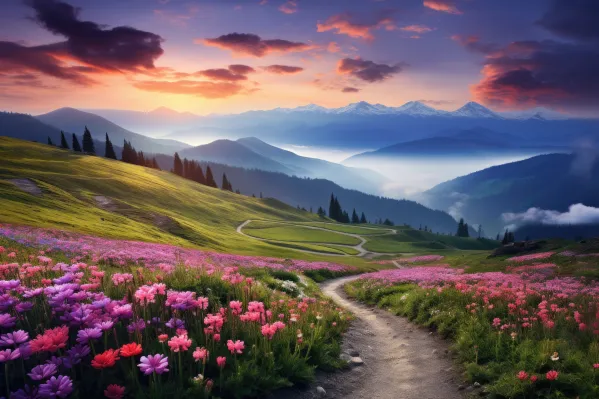
#> input picture K Means image compression/beautiful-nature-mountain-scenery-with-flowers-free-photo.webp, 599 x 399 px
$ python 'K means compression.py'
#> lines starting #> are read from the running program, lines starting #| are printed output that depends on the picture; long printed decimals are rounded
# An Application of K means clustering - Image compression
import numpy as np
import matplotlib.pyplot as plt
import warnings
from mpl_toolkits import mplot3d
from tqdm import tqdm

"""
1. Class KMeansCompressor:
    (a) Constructor Method:
    Args: Image: numpy.ndarray of shape (rows, cols, 3)
          NumberOfColors: int any number from 16777216 (number of cluster centers in K means)
          Epochs: int: Number of times K means needs to be run
    Instance variables apart from constructed arguments:
          self.originalDim: tuple of shape (rows, cols, 3) - Original image dimensions from Image
          self.Compressed: Bool - False (indicates whether the image has been compressed)
          self.Kmeansstatus: bool - False (indicates whether K means has been run)
          self.FlattenedImage: numpy.ndarray of shape (rows*cols, 3) - Flattened image
          self.CompressedImage: numpy.ndarray of shape (rows, cols, 3) - Compressed image
          self.clusterCenters: numpy.ndarray of shape (NumberOfColors, 3) - Cluster centers
          self.clusterAssignments: numpy.ndarray of shape (rows*cols, 1) - Cluster assignments for each pixel. Values from 0 to NumberOfColors-1
          self.PSNR: float - Peak signal-to-noise ratio
          self.MSE: float - Mean squared error
          self.CompressionRatio: float - Compression ratio

    (a) Method 1: flattenImage - Flattens the image
    Args: self
    Returns: None

    (b) Method 2: [Part of K means routine] - assignClusterCenters - Assigns cluster centers to each pixel
    Args: self
    Returns: None

    (c) Method 3: [Part of K means routine] - updateClusterCenters - Updates cluster centers based on cluster assignments
    Args: self
    Returns: None

    (d) Method 4: [Part of K means routine] - runKmeans - Runs K means for Epochs number of times
    Args: self
    Returns: None

    (e) Method 5: UnflattenImage - Unflattens the image
    Args: self, imageToUnflatten: numpy.ndarray of shape (rows*cols, 3)
    Returns: numpy.ndarray of shape (rows, cols, 3) from self.originalDim

    (f) Method 6: compress - Compresses the image
    Args: self
    Returns: None

    (g) Method 7: [Part of visualisation subroutine] - visualiseClusterCenters - Visualises the cluster centers with all the image colors
    Args: self
    Returns: None

    (h) Method 8: [Part of visualisation subroutine] - showimage - Either shows the original image or the compressed image or both
    Args: self.Image
    Returns: None

    (i) Method 9: GetMetrics - Prints the calculated PSNR, MSE and compression ratio
    Args: self
    Returns: None

    - Note that the algorithm for each method has not been described but appropriate checks are made and exceptions are raised if necessary.
    - Note that all methods are by reference and modify the instance variables directly. They do not return anything.
"""


class DimensionError(Exception):
    pass


class KMeansError(Exception):
    pass


class NotCompressedError(Exception):
    pass


class KMeansCompressor:
    def __init__(self, Image, NumberOfColors, Epochs):
        self.Image = Image
        self.NumberOfColors = NumberOfColors
        self.Epochs = Epochs
        self.originalDim = Image.shape
        self.Compressed = False
        self.Kmeansstatus = False
        self.FlattenedImage = None
        self.CompressedImage = None  # Not initialised yet - will be initialised in compress method.
        self.clusterCenters = np.random.randint(0, 256, size=(self.NumberOfColors, 3))
        self.clusterAssignments = None # Not initialised yet - will be initialised in assignClusterCenters method.
        self.PSNR = None
        self.MSE = None
        self.CompressionRatio = None

    def flattenImage(self) -> None:
        print(f'\n\nOriginal image dimension:  {self.originalDim}')

        if self.originalDim[2] == 4:
            raise DimensionError('Image has alpha channel and cannot be compressed with K means.')

        totalPixelCount = self.Image.shape[0] * self.Image.shape[1]
        self.FlattenedImage = self.Image.reshape(totalPixelCount, 3)

        print(f'Flattened image dimension: {self.FlattenedImage.shape}')
        print(f'Flattened image successfully.')

    def assignClusterCenters(self, epochs) -> None:
        # print(f"\nAssigning cluster centers for epoch {epochs + 1}: ")
        # Uncomment above line when using non vectorised approach.
        # VECTORISED IMPLEMENTATION
        distancesToCenters = np.linalg.norm(self.FlattenedImage[:, np.newaxis, :] - self.clusterCenters, axis=2)
        # Above line takes image of shape (r * c, 3) and makes it (r * c, 1, 3) and calculates the distance by broadcasting it into cluster centers of shape (NumberOfColors, 3). The resulting array is (r * c, NumberOfColors) and contains the distances of each pixel to each cluster center.
        # Then, argmin below takes the array of shape (r * c, NumberOfColors) and returns an array of shape (numberOfPixels, 1) containing the index of the minimum distance cluster center for each pixel. axis = 1 is important as min is found over columns (clusters) for each pixel.
        self.clusterAssignments = np.argmin(distancesToCenters, axis=1)

        # [7 lines of commented-out code are left out]

    def updateClusterCenters(self, epochs) -> None:
        # print(f"\nUpdating cluster centers for epoch {epochs + 1}: ")
        # Uncomment above line when using non vectorised approach.

        # VECTORISED IMPLEMENTATION
        newclusterCenters = np.zeros((self.NumberOfColors, 3))
        assignmentCounts = np.zeros(self.NumberOfColors)

        # Iterate over each channel and accumulate weighted sums
        for channel in range(3):
            channel_weights = self.FlattenedImage[:, channel]
            newclusterCenters[:, channel] += np.bincount(self.clusterAssignments, weights=channel_weights,
                                                         minlength=self.NumberOfColors)

        # Count the number of assignments for each cluster
        assignmentCounts += np.bincount(self.clusterAssignments, minlength=self.NumberOfColors)

        # Divide by assignment counts to get the mean position, ignoring zero counts to avoid division by zero
        nonEmptyClusters = np.where(assignmentCounts != 0)[0]
        newclusterCenters[nonEmptyClusters] /= assignmentCounts[nonEmptyClusters, None]

        self.clusterCenters = newclusterCenters
        # [16 lines of commented-out code are left out]

    def runKmeans(self) -> None:
        if self.FlattenedImage is None:
            raise DimensionError('Please flatten the image with self.flattenImage() before running K means')
        elif self.Kmeansstatus:
            warnings.warn('K means has already been run. Running it again will overwrite the previous cluster centers and cluster assignments')
        else:
            print(f'\n\nRunning K means for {self.Epochs} epochs: ')
            for epoch in tqdm(range(self.Epochs)):
                # print(f'\n\nEpoch {epoch + 1} of {self.Epochs}....')
                # Uncomment above line when using non vectorised approach.
                self.assignClusterCenters(epoch)
                self.updateClusterCenters(epoch)
            self.Kmeansstatus = True

    def UnflattenImage(self, imageToUnflatten) -> np.ndarray:
        print(f'\nFlattened image dimension: {imageToUnflatten.shape}')
        print(f'Unflattened image dimension: {self.originalDim}')
        print(f'Unflattened image successfully.')
        return imageToUnflatten.reshape(self.originalDim)

    def compress(self) -> None:  # Expect K means to have taken place first before compression
        if not self.Kmeansstatus:
            raise KMeansError('Please run K means first before compressing the image')
        elif self.Compressed:
            warnings.warn(
                'Image has already been compressed. Compressing again will overwrite the previous compressed image')
        else:
            print(f'\n\nCompressing image with results from K means: ')
            self.CompressedImage = np.zeros((self.originalDim[0] * self.originalDim[1], 3))
            for pixelNum in tqdm(range(self.originalDim[0] * self.originalDim[1])):
                self.CompressedImage[pixelNum] = self.clusterCenters[int(self.clusterAssignments[pixelNum])]
            # To ensure that pixel values are in the range 0 to 1
            self.CompressedImage = self.CompressedImage / 255

            self.CompressedImage = self.UnflattenImage(self.CompressedImage)
            self.Compressed = True

            writeToFile = input('Do you want to write the compressed image to a file? (y/n): ').lower()
            match writeToFile:
                case 'y':
                    plt.imsave('CompressedImage.png', self.CompressedImage)
                    print('Image successfully written to file. \'CompressedImage.png\'.')
                case 'n':
                    pass
                case _:
                    raise ValueError('Invalid option! Please enter either "y" or "n"')

    def visualiseColors(self) -> None:
        if not self.Kmeansstatus:
            raise KMeansError('Please run K means first before visualising the cluster centers')
        else:
            # 3D plot of image colours and cluster centers
            fig = plt.figure(figsize=(10, 10))
            ax = plt.axes(projection='3d')
            ax.set_xlabel('Red')
            ax.set_ylabel('Green')
            ax.set_zlabel('Blue')
            ax.set_title('Image color space and cluster centers')
            ax.scatter3D(self.FlattenedImage[:, 0], self.FlattenedImage[:, 1], self.FlattenedImage[:, 2], c=self.FlattenedImage/255, cmap='viridis', s=10, marker='.')
            ax.scatter3D(self.clusterCenters[:, 0], self.clusterCenters[:, 1], self.clusterCenters[:, 2], cmap='viridis', c='black', s=100, marker='x')
            plt.show()
            plt.figure(figsize=(10, 10))
            plt.title('Cluster centers')
            plt.imshow(self.clusterCenters.reshape(self.NumberOfColors, 1, 3).astype(np.uint8))
            plt.show()

    def showimage(self, imageToShow) -> None:
        match imageToShow:
            case 'original':
                plt.figure(figsize=(10, 10))
                plt.imshow(self.Image)
                plt.show()
            case 'compressed':
                if not self.Compressed:
                    raise NotCompressedError('Please compress the image first before showing the compressed image')
                else:
                    plt.figure(figsize=(10, 10))
                    plt.imshow(self.CompressedImage)
                    plt.show()
            case 'both':
                if not self.Compressed:
                    raise NotCompressedError('Please compress the image first before showing the compressed image')
                else:
                    plt.figure(figsize=(10, 10))
                    plt.subplot(1, 2, 1)
                    plt.imshow(self.Image)
                    plt.subplot(1, 2, 2)
                    plt.imshow(self.CompressedImage)
                    plt.show()
            case _:
                raise ValueError(
                    'Please enter either "original" or "compressed" or "both" to show the respective images')

    def GetMetrics(self) -> None:
        if not self.Compressed:
            raise KMeansError('Please compress the image first before getting metrics')

        self.PSNR = 10 * np.log10(255 ** 2 / (np.mean((self.Image - self.CompressedImage) ** 2)))
        self.MSE = np.mean((self.Image - self.CompressedImage) ** 2)
        self.CompressionRatio = (2**24) / (2**self.NumberOfColors)

        print(f'\nPeak signal-to-noise ratio: {self.PSNR}')
        print(f'Mean squared error: {self.MSE}')
        print(f'Compression ratio: {self.CompressionRatio}')

        writemetrics = input('Do you want to write the metrics to a file? (y/n): ').lower()
        match writemetrics:
            case 'y':
                with open('Metrics.txt', 'w') as f:
                    f.write(f'Peak signal-to-noise ratio: {self.PSNR}\n')
                    f.write(f'Mean squared error: {self.MSE}\n')
                    f.write(f'Compression ratio: {self.CompressionRatio}\n')
                print('Metrics successfully written to file. \'Metrics.txt\'.')
            case 'n':
                pass
            case _:
                raise ValueError('Invalid option! Please enter either "y" or "n"')


# ENDCLASS

# Testing the program
myCompressor = KMeansCompressor(plt.imread('beautiful-nature-mountain-scenery-with-flowers-free-photo.webp'), 10, 100)
#> in __init__, self.Image is the input picture: shape (399, 599, 3); mean R, G, B 104.9, 90.4, 97.6

myCompressor.flattenImage()
#| Original image dimension:  (399, 599, 3)
#| Flattened image dimension: (239001, 3)
myCompressor.runKmeans()
#> the loop in runKmeans, `for epoch in tqdm(range(self.Epochs)): # print(f'\n\nEpoch {epoch + 1}..` made 100 passes
#> nonEmptyClusters in updateClusterCenters on passes 1 to 12: [0, 1, 2, 4, 5, 6, 7, 8, 9], [0, 1, 2, 3, 4, 5, 6, 7, 8, 9], [0, 1, 2, 3, 4, 5, 6, 7, 8, 9], [0, 1, 2, 3, 4, 5, 6, 7, 8, 9], [0, 1, 2, 3, 4, 5, 6, 7, 8, 9], [0, 1, 2, 3, 4, 5, 6, 7, 8, 9], [0, 1, 2, 3, 4, 5, 6, 7, 8, 9], [0, 1, 2, 3, 4, 5, 6, 7, 8, 9], [0, 1, 2, 3, 4, 5, 6, 7, 8, 9], [0, 1, 2, 3, 4, 5, 6, 7, 8, 9], [0, 1, 2, 3, 4, 5, 6, 7, 8, 9], [0, 1, 2, 3, 4, 5, 6, 7, 8, 9]
myCompressor.compress()
#| Flattened image dimension: (239001, 3)
#| Unflattened image dimension: (399, 599, 3)
#> in UnflattenImage, `return imageToUnflatten.reshape(self.originalDim)`:
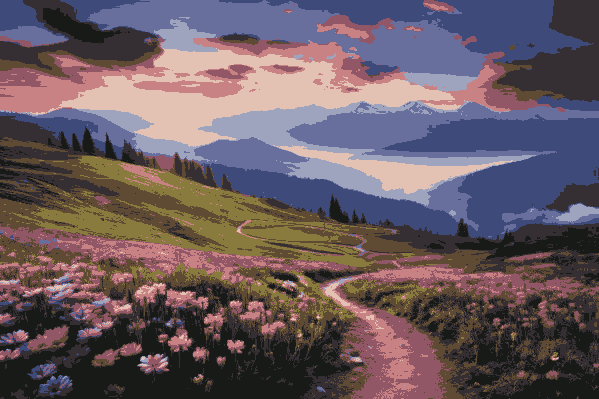
#> returned value: shape (399, 599, 3) float64; mean of channels 0, 1, 2 0.411, 0.354, 0.383; drawn as R, G, B
#> the answer given: y
myCompressor.GetMetrics()
#> in GetMetrics, `self.PSNR = 10 * np.log10(255 ** 2 / (np.mean((self.Image - self.Compr..`: self.PSNR = 7.09
#> in GetMetrics, `self.MSE = np.mean((self.Image - self.CompressedImage) ** 2)`: self.MSE = 12693.8
#| Peak signal-to-noise ratio: 7.095
#| Mean squared error: 12693.822
#> the answer given: y
myCompressor.showimage('both')
#> in showimage, `match imageToShow: case 'original': plt.figure(figsize=(10, 10)) plt.i..`:
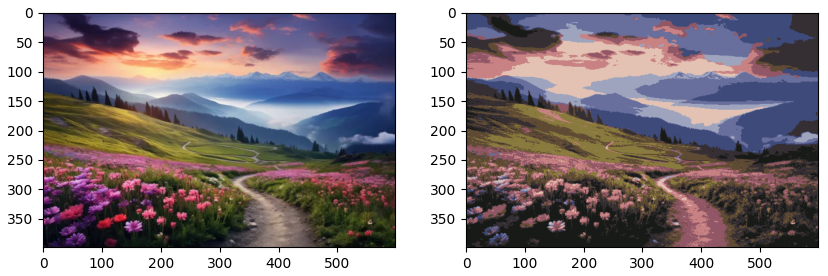
#> figure drawn by matplotlib, 2 panels
myCompressor.visualiseColors()
#> in visualiseColors, `plt.show()`:
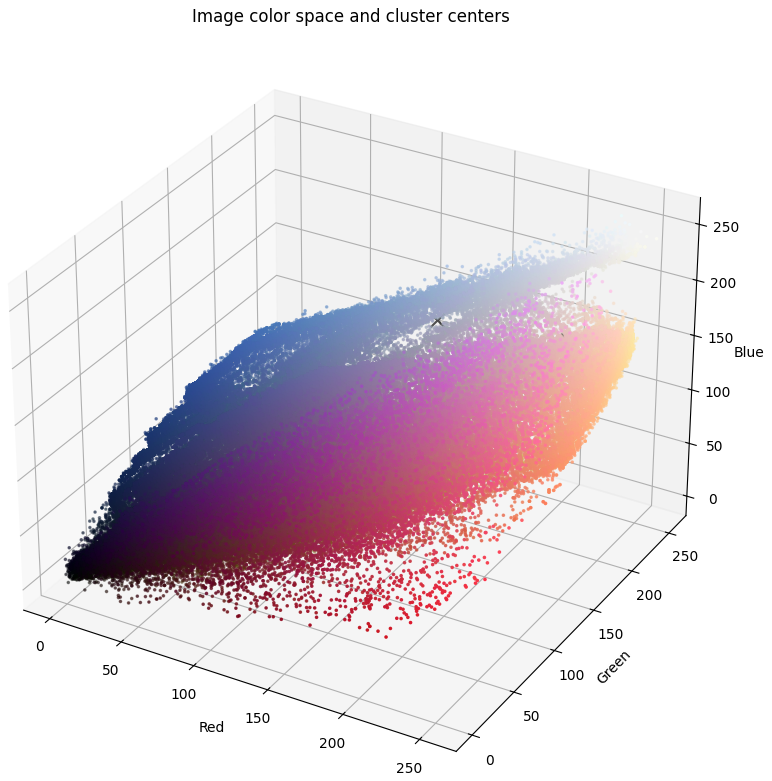
#> figure drawn by matplotlib, 1 panel
#> in visualiseColors, `plt.show()`:
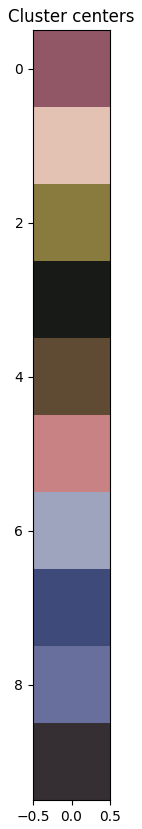
#> figure drawn by matplotlib, 1 panel

# END
